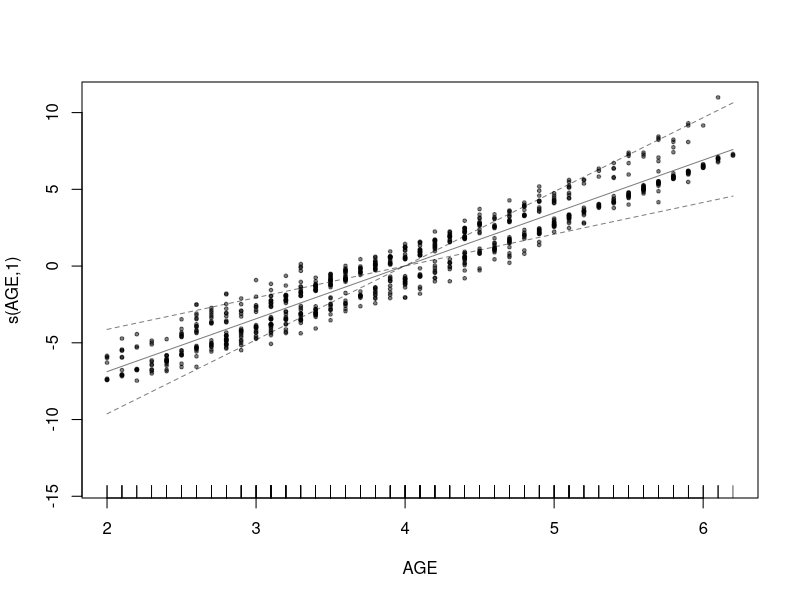
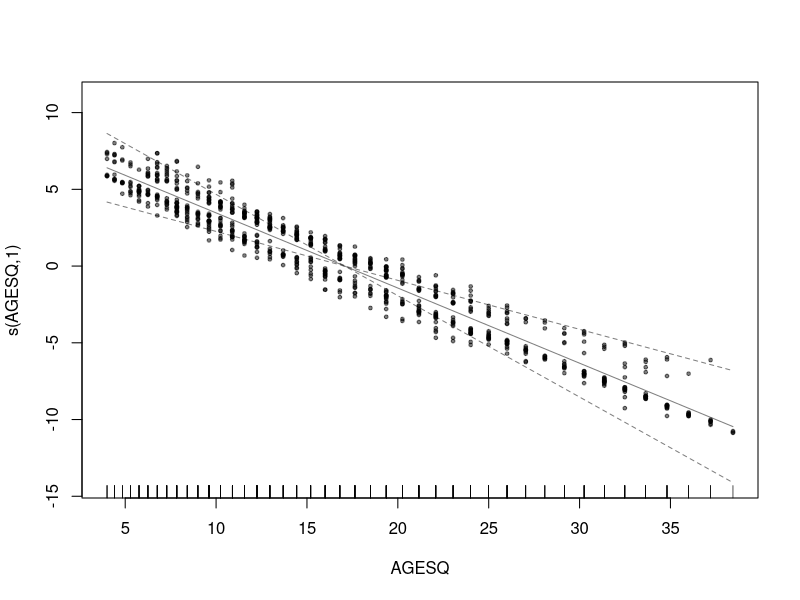
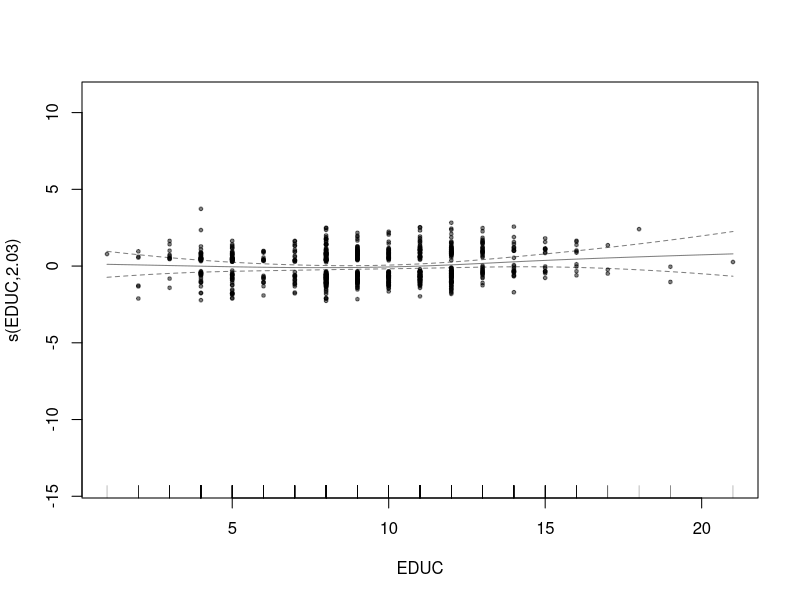

The R script that drew these images, in order:
# Author: Patrick Sheehan
# Purpose: Extension of Gerfin (1996)   
# Input: None
# Output(s): GAM with smoothing on age and education, partial residual plots

require(AER) # Require data package
require(mgcv) # Require GAM package
data("SwissLabor") # get the data
# Define variables as in Gerfin (1996)
participation <- SwissLabor$participation;
AGE <- SwissLabor$age;
AGESQ <- (AGE^2);
EDUC <- SwissLabor$education;
NYC <- SwissLabor$youngkids;
NOC <- SwissLabor$oldkids;
NLINC <- SwissLabor$income;
FOREIGN <- SwissLabor$foreign;
# Run GAM
Table.I.GAM <- gam(participation ~ s(AGE) + s(AGESQ) + s(EDUC) + NYC 
                   + NOC + NLINC + FOREIGN,
                   family=binomial(link = "logit"))
pdf("gam%d.pdf", onefile=FALSE)
plot(Table.I.GAM, 
     residuals=TRUE, # Some parameters copied from lecture note code
     shade=TRUE,
     pch=19,
     col=rgb(0, 0, 0, 0.5),
     cex=.5)
dev.off()
